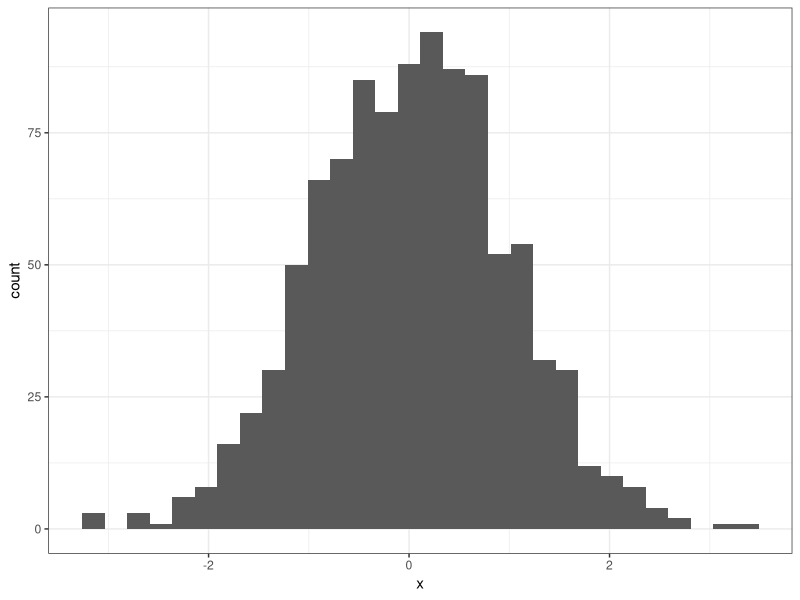

Recreate this plot in R.
## ---- chunk 1
library(tidyverse)
require(magrittr)
require(plyr)
ggplot2::theme_set(ggplot2::theme_bw())
knitr::opts_chunk$set(fig.align = 'center')
## ---- chunk 2
x <- rnorm(1000, 0, 1)
x %>% data.frame() %>% ggplot2::ggplot() + geom_histogram(aes(x = x))
  
